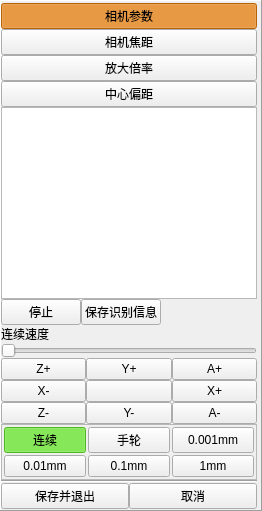
    <widget class="QFrame" name="frame">
     <property name="frameShape">
      <enum>QFrame::Panel</enum>
     </property>
     <property name="frameShadow">
      <enum>QFrame::Raised</enum>
     </property>
     <layout class="QVBoxLayout" name="verticalLayout">
      <property name="spacing">
       <number>0</number>
      </property>
      <property name="leftMargin">
       <number>0</number>
      </property>
      <property name="topMargin">
       <number>2</number>
      </property>
      <property name="rightMargin">
       <number>4</number>
      </property>
      <property name="bottomMargin">
       <number>1</number>
      </property>
      <item>
       <widget class="QWidget" name="widget" native="true">
        <layout class="QVBoxLayout" name="verticalLayout_4">
         <property name="spacing">
          <number>0</number>
         </property>
         <property name="leftMargin">
          <number>0</number>
         </property>
         <property name="topMargin">
          <number>0</number>
         </property>
         <property name="rightMargin">
          <number>0</number>
         </property>
         <property name="bottomMargin">
          <number>0</number>
         </property>
         <item>
          <widget class="QPushButton" name="Btn_Camera">
           <property name="sizePolicy">
            <sizepolicy hsizetype="MinimumExpanding" vsizetype="MinimumExpanding">
             <horstretch>0</horstretch>
             <verstretch>0</verstretch>
            </sizepolicy>
           </property>
           <property name="styleSheet">
            <string notr="true">QPushButton:checked{
	background-color: rgb(255, 139, 7);
}</string>
           </property>
           <property name="text">
            <string>相机参数</string>
           </property>
           <property name="checkable">
            <bool>true</bool>
           </property>
           <property name="checked">
            <bool>true</bool>
           </property>
           <property name="autoExclusive">
            <bool>true</bool>
           </property>
           <property name="autoDefault">
            <bool>false</bool>
           </property>
          </widget>
         </item>
         <item>
          <widget class="QPushButton" name="Btn_Height">
           <property name="sizePolicy">
            <sizepolicy hsizetype="MinimumExpanding" vsizetype="MinimumExpanding">
             <horstretch>0</horstretch>
             <verstretch>0</verstretch>
            </sizepolicy>
           </property>
           <property name="styleSheet">
            <string notr="true">QPushButton:checked{
	background-color: rgb(255, 139, 7);
}</string>
           </property>
           <property name="text">
            <string>相机焦距</string>
           </property>
           <property name="checkable">
            <bool>true</bool>
           </property>
           <property name="autoExclusive">
            <bool>true</bool>
           </property>
           <property name="autoDefault">
            <bool>true</bool>
           </property>
           <property name="default">
            <bool>false</bool>
           </property>
           <property name="flat">
            <bool>false</bool>
           </property>
          </widget>
         </item>
         <item>
          <widget class="QPushButton" name="Btn_Mag">
           <property name="sizePolicy">
            <sizepolicy hsizetype="MinimumExpanding" vsizetype="MinimumExpanding">
             <horstretch>0</horstretch>
             <verstretch>0</verstretch>
            </sizepolicy>
           </property>
           <property name="styleSheet">
            <string notr="true">QPushButton:checked{
	background-color: rgb(255, 139, 7);
}</string>
           </property>
           <property name="text">
            <string>放大倍率</string>
           </property>
           <property name="checkable">
            <bool>true</bool>
           </property>
           <property name="autoExclusive">
            <bool>true</bool>
           </property>
           <property name="autoDefault">
            <bool>true</bool>
           </property>
          </widget>
         </item>
         <item>
          <widget class="QPushButton" name="Btn_Offset">
           <property name="sizePolicy">
            <sizepolicy hsizetype="MinimumExpanding" vsizetype="MinimumExpanding">
             <horstretch>0</horstretch>
             <verstretch>0</verstretch>
            </sizepolicy>
           </property>
           <property name="styleSheet">
            <string notr="true">QPushButton:checked{
	background-color: rgb(255, 139, 7);
}</string>
           </property>
           <property name="text">
            <string>中心偏距</string>
           </property>
           <property name="checkable">
            <bool>true</bool>
           </property>
           <property name="autoExclusive">
            <bool>true</bool>
           </property>
           <property name="autoDefault">
            <bool>true</bool>
           </property>
          </widget>
         </item>
        </layout>
       </widget>
      </item>
      <item>
       <widget class="QPlainTextEdit" name="Brs_Log">
        <property name="readOnly">
         <bool>true</bool>
        </property>
       </widget>
      </item>
      <item>
       <layout class="QHBoxLayout" name="horizontalLayout_12">
        <item>
         <widget class="QPushButton" name="Btn_Abort">
          <property name="text">
           <string>停止</string>
          </property>
         </widget>
        </item>
        <item>
         <widget class="QPushButton" name="Btn_SaveMark">
          <property name="text">
           <string>保存识别信息</string>
          </property>
         </widget>
        </item>
        <item>
         <spacer name="horizontalSpacer_6">
          <property name="orientation">
           <enum>Qt::Horizontal</enum>
          </property>
          <property name="sizeHint" stdset="0">
           <size>
            <width>40</width>
            <height>20</height>
           </size>
          </property>
         </spacer>
        </item>
       </layout>
      </item>
      <item>
       <layout class="QVBoxLayout" name="control_layout">
        <item>
         <widget class="QLabel" name="label">
          <property name="text">
           <string>连续速度</string>
          </property>
         </widget>
        </item>
        <item>
         <widget class="QSlider" name="Jog_speed">
          <property name="maximum">
           <number>1500</number>
          </property>
          <property name="orientation">
           <enum>Qt::Horizontal</enum>
          </property>
         </widget>
        </item>
        <item>
         <layout class="QGridLayout" name="gridLayout">
          <item row="2" column="0">
           <widget class="QPushButton" name="Btn_Xminus">
            <property name="sizePolicy">
             <sizepolicy hsizetype="Expanding" vsizetype="Expanding">
              <horstretch>0</horstretch>
              <verstretch>0</verstretch>
             </sizepolicy>
            </property>
            <property name="text">
             <string>X-</string>
            </property>
           </widget>
          </item>
          <item row="3" column="2">
           <widget class="QPushButton" name="Btn_Aminus">
            <property name="sizePolicy">
             <sizepolicy hsizetype="Expanding" vsizetype="Expanding">
              <horstretch>0</horstretch>
              <verstretch>0</verstretch>
             </sizepolicy>
            </property>
            <property name="text">
             <string>A-</string>
            </property>
           </widget>
          </item>
          <item row="0" column="0">
           <widget class="QPushButton" name="Btn_Zplus">
            <property name="sizePolicy">
             <sizepolicy hsizetype="Expanding" vsizetype="Expanding">
              <horstretch>0</horstretch>
              <verstretch>0</verstretch>
             </sizepolicy>
            </property>
            <property name="text">
             <string>Z+</string>
            </property>
           </widget>
          </item>
          <item row="0" column="1">
           <widget class="QPushButton" name="Btn_Yplus">
            <property name="sizePolicy">
             <sizepolicy hsizetype="Expanding" vsizetype="Expanding">
              <horstretch>0</horstretch>
              <verstretch>0</verstretch>
             </sizepolicy>
            </property>
            <property name="text">
             <string>Y+</string>
            </property>
           </widget>
          </item>
          <item row="2" column="1">
           <widget class="QPushButton" name="pushButton_9">
            <property name="sizePolicy">
             <sizepolicy hsizetype="Expanding" vsizetype="Expanding">
              <horstretch>0</horstretch>
              <verstretch>0</verstretch>
             </sizepolicy>
            </property>
            <property name="text">
             <string/>
            </property>
           </widget>
          </item>
          <item row="3" column="0">
           <widget class="QPushButton" name="Btn_Zminus">
            <property name="sizePolicy">
             <sizepolicy hsizetype="Expanding" vsizetype="Expanding">
              <horstretch>0</horstretch>
              <verstretch>0</verstretch>
             </sizepolicy>
            </property>
            <property name="text">
             <string>Z-</string>
            </property>
           </widget>
          </item>
          <item row="3" column="1">
           <widget class="QPushButton" name="Btn_Yminus">
            <property name="sizePolicy">
             <sizepolicy hsizetype="Expanding" vsizetype="Expanding">
              <horstretch>0</horstretch>
              <verstretch>0</verstretch>
             </sizepolicy>
            </property>
            <property name="text">
             <string>Y-</string>
            </property>
           </widget>
          </item>
          <item row="2" column="2">
           <widget class="QPushButton" name="Btn_Xplus">
            <property name="sizePolicy">
             <sizepolicy hsizetype="Expanding" vsizetype="Expanding">
              <horstretch>0</horstretch>
              <verstretch>0</verstretch>
             </sizepolicy>
            </property>
            <property name="text">
             <string>X+</string>
            </property>
           </widget>
          </item>
          <item row="0" column="2">
           <widget class="QPushButton" name="Btn_Aplus">
            <property name="sizePolicy">
             <sizepolicy hsizetype="Expanding" vsizetype="Expanding">
              <horstretch>0</horstretch>
              <verstretch>0</verstretch>
             </sizepolicy>
            </property>
            <property name="text">
             <string>A+</string>
            </property>
           </widget>
          </item>
         </layout>
        </item>
        <item>
         <widget class="QFrame" name="frame_2">
          <property name="frameShape">
           <enum>QFrame::StyledPanel</enum>
          </property>
          <property name="frameShadow">
           <enum>QFrame::Raised</enum>
          </property>
          <layout class="QGridLayout" name="gridLayout_3">
           <property name="leftMargin">
            <number>2</number>
           </property>
           <property name="topMargin">
            <number>2</number>
           </property>
           <property name="rightMargin">
            <number>2</number>
           </property>
           <property name="bottomMargin">
            <number>2</number>
           </property>
           <property name="spacing">
            <number>2</number>
           </property>
           <item row="0" column="1">
            <widget class="QPushButton" name="Btn_Handle">
             <property name="sizePolicy">
              <sizepolicy hsizetype="Minimum" vsizetype="Expanding">
               <horstretch>0</horstretch>
               <verstretch>0</verstretch>
              </sizepolicy>
             </property>
             <property name="styleSheet">
              <string notr="true">QPushButton:checked{
	background-color:rgb(109, 255, 42)
}</string>
             </property>
             <property name="text">
              <string>手轮</string>
             </property>
             <property name="checkable">
              <bool>true</bool>
             </property>
             <property name="autoExclusive">
              <bool>true</bool>
             </property>
            </widget>
           </item>
           <item row="0" column="3">
            <widget class="QPushButton" name="Btn_0001">
             <property name="sizePolicy">
              <sizepolicy hsizetype="Minimum" vsizetype="Expanding">
               <horstretch>0</horstretch>
               <verstretch>0</verstretch>
              </sizepolicy>
             </property>
             <property name="minimumSize">
              <size>
               <width>69</width>
               <height>0</height>
              </size>
             </property>
             <property name="styleSheet">
              <string notr="true">QPushButton:checked{
	background-color:rgb(109, 255, 42)
}</string>
             </property>
             <property name="text">
              <string>0.001mm</string>
             </property>
             <property name="checkable">
              <bool>true</bool>
             </property>
             <property name="autoExclusive">
              <bool>true</bool>
             </property>
            </widget>
           </item>
           <item row="1" column="0">
            <widget class="QPushButton" name="Btn_001">
             <property name="sizePolicy">
              <sizepolicy hsizetype="Minimum" vsizetype="Expanding">
               <horstretch>0</horstretch>
               <verstretch>0</verstretch>
              </sizepolicy>
             </property>
             <property name="minimumSize">
              <size>
               <width>69</width>
               <height>0</height>
              </size>
             </property>
             <property name="styleSheet">
              <string notr="true">QPushButton:checked{
	background-color:rgb(109, 255, 42)
}</string>
             </property>
             <property name="text">
              <string>0.01mm</string>
             </property>
             <property name="checkable">
              <bool>true</bool>
             </property>
             <property name="autoExclusive">
              <bool>true</bool>
             </property>
            </widget>
           </item>
           <item row="0" column="0">
            <widget class="QPushButton" name="Btn_Cont">
             <property name="sizePolicy">
              <sizepolicy hsizetype="Minimum" vsizetype="Expanding">
               <horstretch>0</horstretch>
               <verstretch>0</verstretch>
              </sizepolicy>
             </property>
             <property name="styleSheet">
              <string notr="true">QPushButton:checked{
	background-color:rgb(109, 255, 42)
}</string>
             </property>
             <property name="text">
              <string>连续</string>
             </property>
             <property name="checkable">
              <bool>true</bool>
             </property>
             <property name="checked">
              <bool>true</bool>
             </property>
             <property name="autoExclusive">
              <bool>true</bool>
             </property>
            </widget>
           </item>
           <item row="1" column="1">
            <widget class="QPushButton" name="Btn_01">
             <property name="sizePolicy">
              <sizepolicy hsizetype="Minimum" vsizetype="Expanding">
               <horstretch>0</horstretch>
               <verstretch>0</verstretch>
              </sizepolicy>
             </property>
             <property name="minimumSize">
              <size>
               <width>69</width>
               <height>0</height>
              </size>
             </property>
             <property name="styleSheet">
              <string notr="true">QPushButton:checked{
	background-color:rgb(109, 255, 42)
}</string>
             </property>
             <property name="text">
              <string>0.1mm</string>
             </property>
             <property name="checkable">
              <bool>true</bool>
             </property>
             <property name="autoExclusive">
              <bool>true</bool>
             </property>
            </widget>
           </item>
           <item row="1" column="3">
            <widget class="QPushButton" name="Btn_1">
             <property name="sizePolicy">
              <sizepolicy hsizetype="Minimum" vsizetype="Expanding">
               <horstretch>0</horstretch>
               <verstretch>0</verstretch>
              </sizepolicy>
             </property>
             <property name="minimumSize">
              <size>
               <width>69</width>
               <height>0</height>
              </size>
             </property>
             <property name="styleSheet">
              <string notr="true">QPushButton:checked{
	background-color:rgb(109, 255, 42)
}</string>
             </property>
             <property name="text">
              <string>1mm</string>
             </property>
             <property name="checkable">
              <bool>true</bool>
             </property>
             <property name="autoExclusive">
              <bool>true</bool>
             </property>
            </widget>
           </item>
          </layout>
         </widget>
        </item>
       </layout>
      </item>
      <item>
       <widget class="Line" name="line">
        <property name="orientation">
         <enum>Qt::Horizontal</enum>
        </property>
       </widget>
      </item>
      <item>
       <layout class="QHBoxLayout" name="horizontalLayout">
        <item>
         <widget class="QPushButton" name="Btn_Sure">
          <property name="text">
           <string>保存并退出</string>
          </property>
         </widget>
        </item>
        <item>
         <widget class="QPushButton" name="Btn_Cancel">
          <property name="text">
           <string>取消</string>
          </property>
         </widget>
        </item>
       </layout>
      </item>
     </layout>
    </widget>
